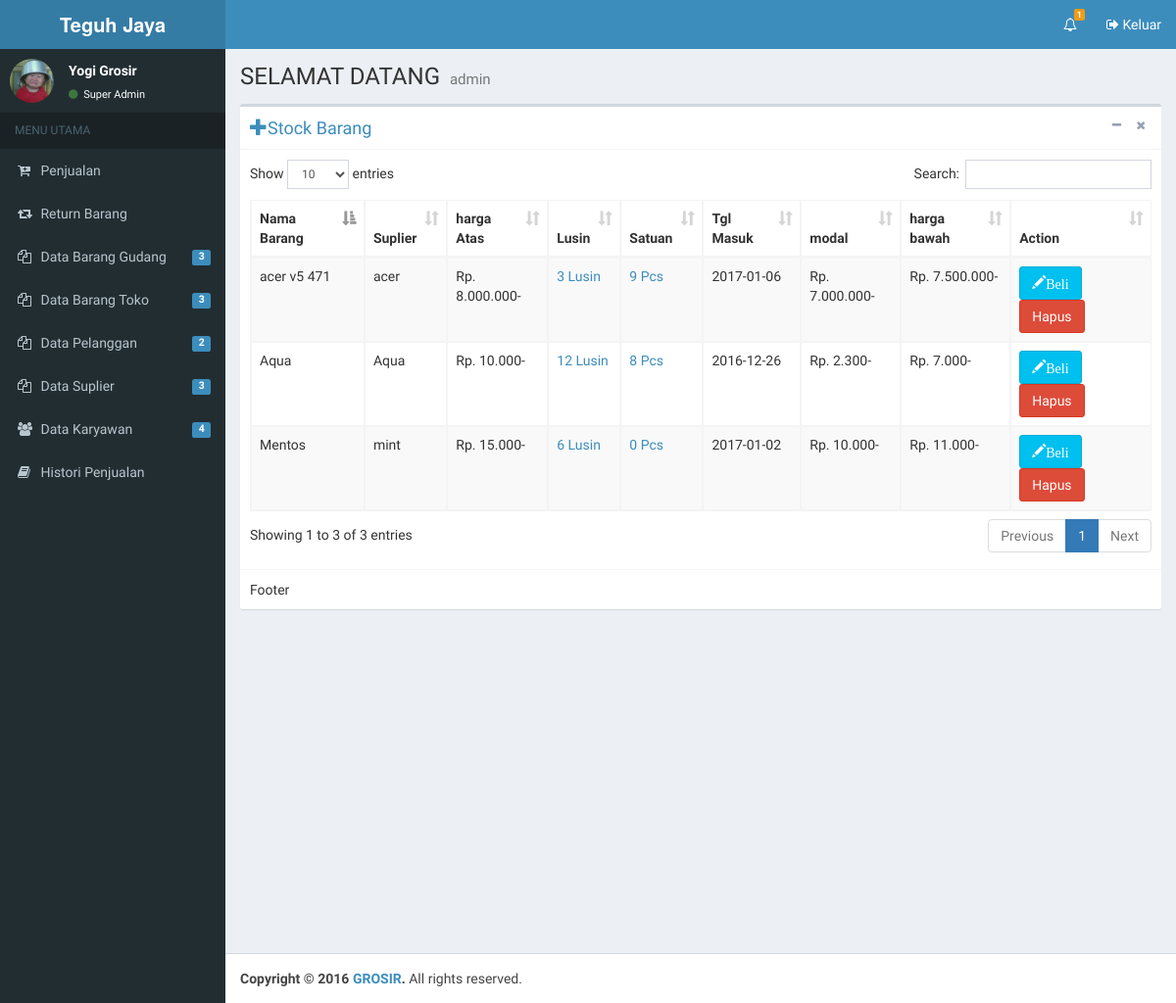
/toko_tampil.php (signed in), run on an earlier commit of the app's database.
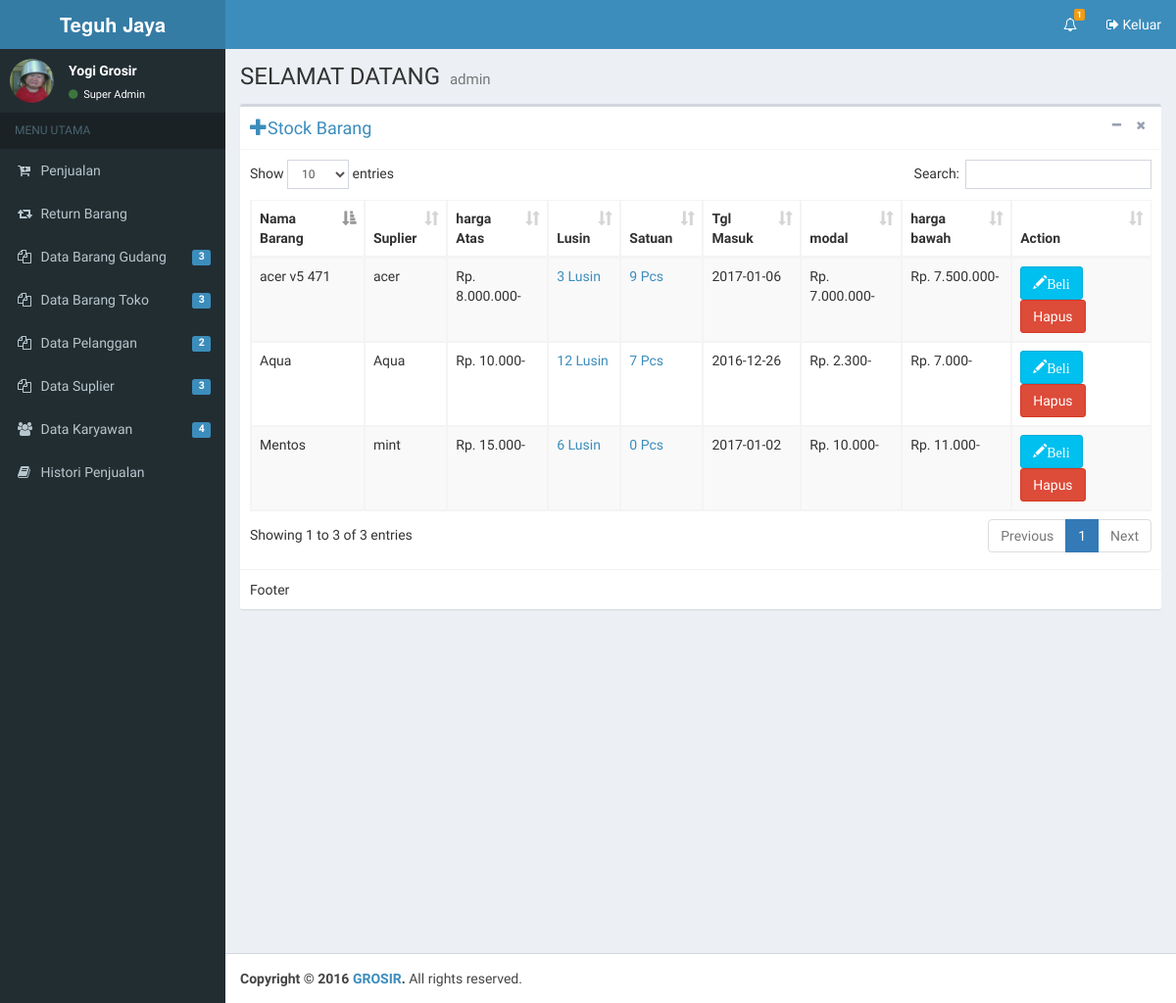
And on a later commit of the database.
### tables this page shows
CREATE TABLE IF NOT EXISTS `stok_toko` (
  `id_toko` int(11) NOT NULL AUTO_INCREMENT,
  `id_gudang` int(11) NOT NULL,
  `nama_toko` varchar(200) NOT NULL,
  `jenis_toko` text NOT NULL,
  `suplier_toko` text NOT NULL,
  `modal_toko` int(11) NOT NULL,
  `harga_atas_toko` int(11) NOT NULL,
  `harga_bawah_toko` int(11) NOT NULL,
  `jumlah_toko` int(11) NOT NULL,
  `sisa_toko` int(11) NOT NULL,
  `tanggal_masuktoko` date NOT NULL,
  PRIMARY KEY (`id_toko`)
);

### toko_tampil.php (the view, shortened to what this page needs)
<?php include "header.php";?>
  <div class="content-wrapper">
    <section class="content-header">
      <h1>
        SELAMAT DATANG
        <small>admin</small>
      </h1>
    </section>
    <section class="content">
      <div class="box">
	  <?php $jabatan=$_SESSION['level']?>
        <div class="box-header with-border">
		<?php if ($jabatan=='Super Admin'){
		?>
        <form action="">  <a href="toko_tbh.php"><h3 class="box-title"><span class="glyphicon glyphicon-plus"></span>Stock Barang</h3></a></form>
			<?php } ?>
          <div class="box-tools pull-right">
            <button type="button" class="btn btn-box-tool" data-widget="collapse" data-toggle="tooltip" title="Collapse">
              <i class="fa fa-minus"></i></button>
            <button type="button" class="btn btn-box-tool" data-widget="remove" data-toggle="tooltip" title="Remove">
              <i class="fa fa-times"></i></button>
          </div>
        </div>
        <div class="box-body">
         <table id="example1" class="table table-bordered table-striped">
<?php $jabatan=$_SESSION['level']?>
			   <thead>
                <tr>
                  <th>Nama Barang</th>
                  <th>Suplier</th>
                  <th>harga Atas</th>
				  <th>Lusin</th>
				  <th>Satuan</th>
				  <th>Tgl Masuk</th>
		<?php if ($jabatan=='Super Admin'){
		?>
				   <th>modal</th>
				  <th>harga bawah</th>
				  <th>Action</th>
                </tr>
                </thead>
		<?php } ?>
                <tbody>
				<?php
					$sql="SELECT * FROM stok_toko";
					$exe=mysqli_query($koneksi,$sql);
					while($data=mysqli_fetch_array($exe)){
            if ($data['jumlah_toko'] >=12 ) {
               $lusin = (floor($data['jumlah_toko']/12));
               $pcs = ($data['jumlah_toko']%12);
               if ($pcs != 0) {
                    $jumlah_barang = $lusin. " Lusin  ";
               }else{
                $jumlah_barang = $lusin. " Lusin  ";
               }
				$jum_pcs = ($data['jumlah_toko']%12). " Pcs";
            }else{
                $jumlah_barang = 0 ;
					$jum_pcs = ($data['jumlah_toko']%12). " Pcs";
            }
            $harga_bawah ="Rp. ".number_format($data['harga_bawah_toko'],'0',',','.')."-";
             $harga_atas = "Rp. ".number_format($data['harga_atas_toko'],'0',',','.')."-";
             $modal = "Rp. ".number_format($data['modal_toko'],'0',',','.')."-";
				?>
				<?php $jabatan=$_SESSION['level']?>
                <tr>
                  <td><?php echo $data['nama_toko'];?></td>
                  <td><?php echo $data['suplier_toko'];?></td>
				  <td><?php echo $harga_atas;?></td>
				 <td> <a href="toko_jml.php?id=<?php echo $data['id_toko'];?>"><?php echo $jumlah_barang;?></a></td>
				 <td> <a href="toko_jml.php?id=<?php echo $data['id_toko'];?>"><?php echo $jum_pcs;?></a></td>
				 <td><?php echo $data['tanggal_masuktoko'];?></td>
	 <?php if ($jabatan=='Super Admin'){
		?>
                  <td><?php echo $modal;?></td>
				  <td><?php echo $harga_bawah;?></td>
				  <td>
				 <a class="btn btn-info" href="toko_edit.php?id=<?php echo $data['id_toko'];?>"> <span class="glyphicon glyphicon-pencil">Beli</span></a>&nbsp;&nbsp;&nbsp;
				 <a class="btn btn-danger" onclick="if (confirm('Apakah anda yakin ingin menghapus data ini ?')){ location.href='toko_hapus.php?id=<?php echo $data['id_toko']; ?>' }"  class="glyphicon glyphicon-trash">Hapus</a>
				  </td>
                </tr>
					<?php } ?>
                <?php } ?>
              </table>
        </div>
        <div class="box-footer">
          Footer
        </div>
      </div>
    </section>
  </div>
<?php include "footer.php";?>

What changed in the data, as far as the page shows it:
changed stok_toko "Aqua": jumlah_toko "8 Pcs" → "7 Pcs"
